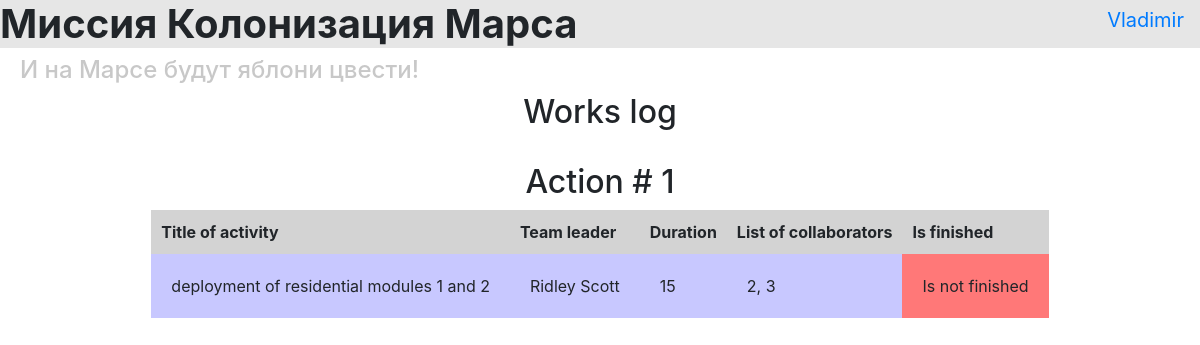
Screenshot of /table (signed in) with the database file from the repository.
### data/users.py (models this page shows, shortened)
class User(SqlAlchemyBase, UserMixin):
    __tablename__ = 'users'
    id = sqlalchemy.Column(sqlalchemy.Integer, primary_key=True, autoincrement=True)
    surname = sqlalchemy.Column(sqlalchemy.String, nullable=True)
    name = sqlalchemy.Column(sqlalchemy.String, nullable=True)
    age = sqlalchemy.Column(sqlalchemy.Integer, nullable=True)
    position = sqlalchemy.Column(sqlalchemy.String, nullable=True)
    speciality = sqlalchemy.Column(sqlalchemy.String, nullable=True)
    address = sqlalchemy.Column(sqlalchemy.String, nullable=True)
    email = sqlalchemy.Column(sqlalchemy.String, index=True, unique=True, nullable=True)
    hashed_password = sqlalchemy.Column(sqlalchemy.String, nullable=True)
    modified_date = sqlalchemy.Column(sqlalchemy.DateTime, default=datetime.datetime.now)
    news = orm.relationship("News", back_populates='user')

### data/jobs.py (models this page shows, shortened)
class Jobs(SqlAlchemyBase):
    __tablename__ = 'jobs'
    id = sqlalchemy.Column(sqlalchemy.Integer,
                           primary_key=True, autoincrement=True)
    team_leader = sqlalchemy.Column(sqlalchemy.Integer, sqlalchemy.ForeignKey("users.id"))   #
    job = sqlalchemy.Column(sqlalchemy.String, nullable=True)
    about = sqlalchemy.Column(sqlalchemy.String, nullable=True)
    work_size = sqlalchemy.Column(sqlalchemy.Integer, nullable=True)
    collaborators = sqlalchemy.Column(sqlalchemy.String, nullable=True)
    start_date = sqlalchemy.Column(sqlalchemy.DateTime, default=datetime.datetime.now, nullable=True)
    end_date = sqlalchemy.Column(sqlalchemy.DateTime, nullable=True)
    is_finished = sqlalchemy.Column(sqlalchemy.Boolean, default=False, nullable=True)
    team_leader_as_object = orm.relationship('User')

### main.py (the view)
@app.route('/table')
def table():
    jobs_and_leaders = [(job, db_sess.query(User).filter(User.id == int(job.team_leader)).first())
                        for job in db_sess.query(Jobs).all()]
    return render_template('table.html', jobs_and_leaders=jobs_and_leaders)

### main.py (called while the page is built)
@login_manager.user_loader
def load_user(user_id):
    return db_sess.query(User).get(user_id)

### templates/table.html
{% extends "base.html" %}
{% block content %}
<h2>Works log</h2>
<br>
{% for job, team_leader in jobs_and_leaders %}
  <h2 style="text-align: center">Action # {{ loop.index }}</h2>
  <table class="my-table">
    <thead>
      <tr>
        <th>Title of activity</th>
        <th>Team leader</th>
        <th>Duration</th>
        <th>List of collaborators</th>
        <th>Is finished</th>
      </tr>
    </thead>
    <tbody>
      <tr>
        <td>{{ job.job }}</td>
        <td>{{ team_leader.name }} {{ team_leader.surname }}</td>
        <td>{{ job.work_size }}</td>
        <td>{{ job.collaborators }}</td>
        {% if job.is_finished == True %}
          <td style="background-color: rgb(255, 120, 120);">Is finished</td>
        {% else %}
          <td style="background-color: rgb(255, 120, 120);">Is not finished</td>
        {% endif %}
      </tr>
    </tbody>
  </table>
  <br>
{% endfor %}
{% endblock %}

### templates/base.html (shortened to what this page needs)
<!doctype html>
<html lang="en">
<head>
    <link rel="stylesheet"
          href="https://stackpath.bootstrapcdn.com/bootstrap/4.4.1/css/bootstrap.min.css"
>
    <link rel="stylesheet" href="{{ url_for('static', filename='style.css') }}">
</head>
<body>
<header>
    <h1 style="background-color: rgb(230, 230, 230)"><strong>Миссия Колонизация Марса</strong></h1>
    <h4 style="color: rgb(200, 200, 200)">И на Марсе будут яблони цвести!</h4>
    <nav>
    {% if current_user.is_authenticated %}
        <a class="navbar-brand" href="/logout">{{ current_user.name }}</a>
    {% else %}
        <p>
            <a class="btn btn-primary " href="/register">Зарегистрироваться</a>
            <a class="btn btn-success" href="/login">Войти</a>
        </p>
    {% endif %}
    </nav>
</header>
<main role="main" class="container">
    {% block content %}{% endblock %}
</main>
</body>
</html>

### static/style.css (style rules this page uses)
h4 { color: gray; padding-left: 20px; }
h2 { text-align: center }
.my-table { border-collapse: collapse; margin: auto }
.my-table th { padding: 10px; background-color: lightgray }
.my-table td { padding: 20px; background-color: rgb(200, 200, 255) }
nav { position: absolute; top: 0; right: 0; }

### rows the page displays
User: name "Vladimir"
Jobs: job "deployment of residential modules 1 and 2", name "Ridley", surname "Scott", work_size "15", collaborators "2, 3", is_finished "Is not finished"
